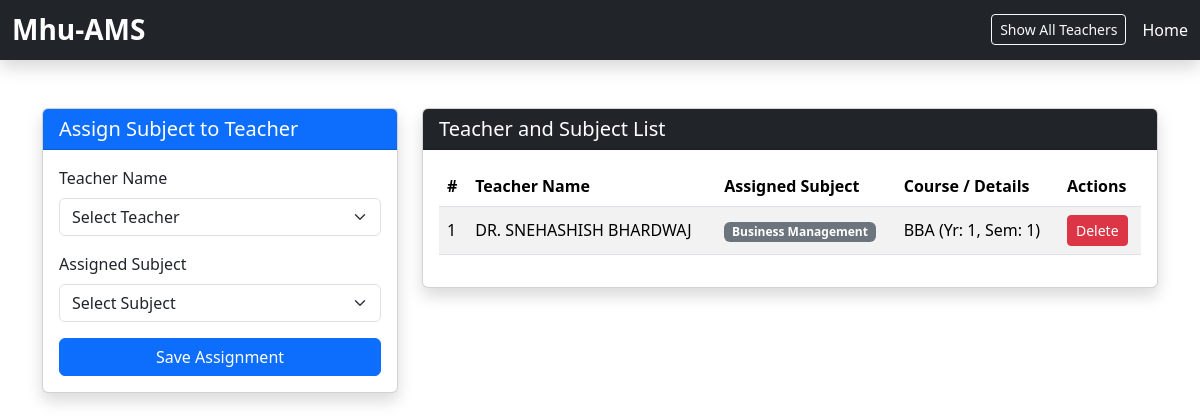
Page /dean/manage_teachers.php on the earlier database version.
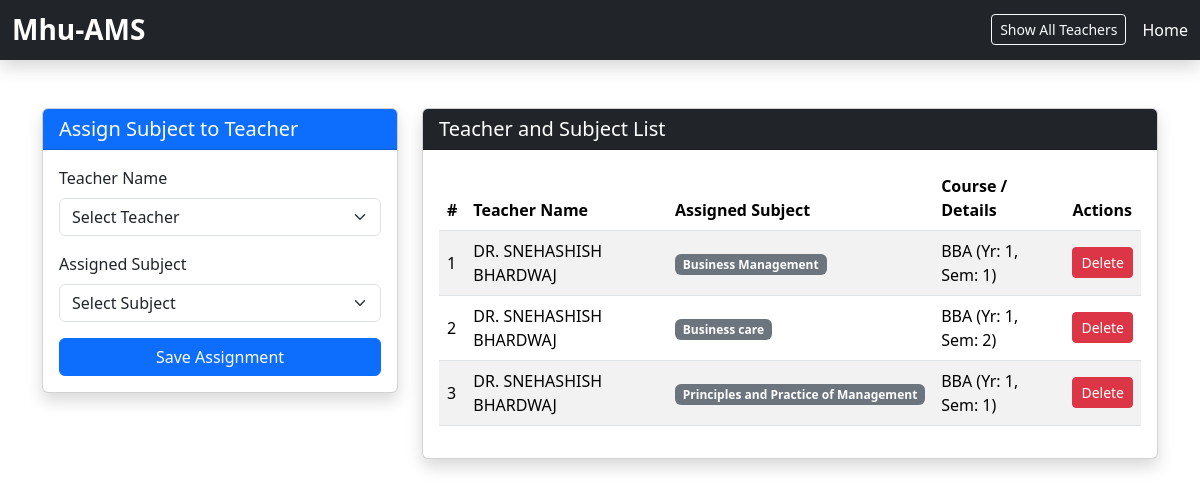
Same page on the later database version.
### tables this page shows
CREATE TABLE `subjected_teacher` (
  `id` int(11) NOT NULL,
  `teacher_id` int(11) NOT NULL,
  `sub_id` int(11) NOT NULL,
  `teacher_name` varchar(255) NOT NULL,
  `subject_name` varchar(255) NOT NULL,
  `course_name` varchar(255) NOT NULL,
  `year` int(11) NOT NULL,
  `semester` int(11) NOT NULL,
  `subject_code` varchar(66) NOT NULL
);

### dean/manage_teachers.php (the view, shortened to what the changed rows need)
<?php
include "../db_connect.php";
?>
<!doctype html>
<html lang="en" data-bs-theme="light">
    <head>
        <link
            href="https://cdn.jsdelivr.net/npm/bootstrap@5.3.8/dist/css/bootstrap.min.css"
            rel="stylesheet"
        />
    </head>
    <body>
        <main class="container my-5">
            <div class="row">
                <div class="col-md-8">
                    <div class="card shadow">
                        <div class="card-body">
                            <div class="table-responsive">
                                <table class="table table-striped table-hover align-middle">
                                    <thead>
                                        <tr>
                                            <th>#</th>
                                            <th>Teacher Name</th>
                                            <th>Assigned Subject</th>
                                            <th>Course / Details</th>
                                            <th>Actions</th>
                                        </tr>
                                    </thead>
                                    <tbody>
                                        <?php
                                        $assigned_res = mysqli_query($conn, "SELECT * FROM subjected_teacher");
                                        if (mysqli_num_rows($assigned_res) > 0) {
                                            $counter = 1;
                                            while ($row = mysqli_fetch_assoc($assigned_res)) {
                                                echo '<tr>';
                                                echo '<td>' . $counter++ . '</td>';
                                                echo '<td>' . htmlspecialchars($row['teacher_name']) . '</td>';
                                                echo '<td><span class="badge bg-secondary">' . htmlspecialchars($row['subject_name']) . '</span></td>';
                                                echo '<td>' . htmlspecialchars($row['course_name']) . ' (Yr: ' . $row['year'] . ', Sem: ' . $row['semester'] . ')</td>';
                                                echo '<td>
                                                        <a href="?delete=' . $row['id'] . '" class="btn btn-sm btn-danger" onclick="return confirm(\'Are you sure you want to delete this assignment?\');">Delete</a>
                                                      </td>';
                                                echo '</tr>';
                                            }
                                        } else {
                                            echo '<tr><td colspan="5" class="text-center text-muted">No assignments found.</td></tr>';
                                        }
                                        ?>
                                    </tbody>
                                </table>
                            </div>
                        </div>
                    </div>
                </div>
            </div>
        </main>
    </body>
</html>

Differences in the rows shown:
added subjected_teacher: teacher_name "DR. SNEHASHISH BHARDWAJ", subject_name "Business care", course_name "BBA", year "1", semester "2"
added subjected_teacher: teacher_name "DR. SNEHASHISH BHARDWAJ", subject_name "Principles and Practice of Management", course_name "BBA", year "1", semester "1"
